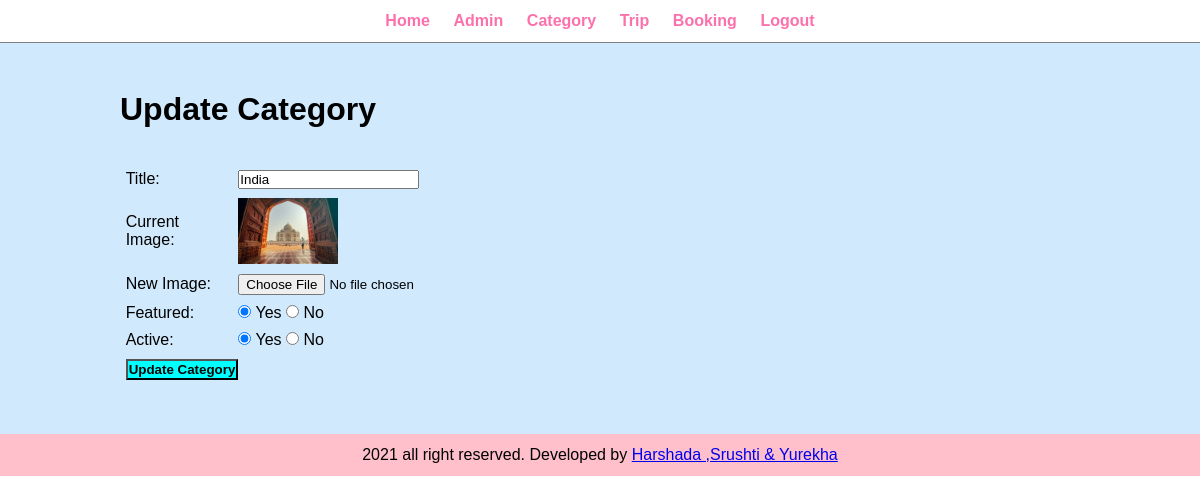
The page /admin/update-category.php?id=7 (signed in) on the database its author committed.
### tables this page shows
CREATE TABLE `tbl_category` (
  `id` int(10) UNSIGNED NOT NULL,
  `title` varchar(100) NOT NULL,
  `image_name` varchar(255) NOT NULL,
  `featured` varchar(10) NOT NULL,
  `active` varchar(10) NOT NULL
);

### admin/update-category.php (the view, shortened to what this page needs)
<?php include('partials/menu.php');?>
<div class="main-content">
    <div class="wrapper">
        <h1>Update Category</h1>
        <br><br>
        <?php
            if(isset($_GET['id']))
            {
                $id = $_GET['id'];
                $sql = "SELECT * FROM tbl_category WHERE id=$id";
                $res = mysqli_query($conn, $sql);
                $count = mysqli_num_rows($res);
                if($count==1)
                {
                    $row = mysqli_fetch_assoc($res);
                    $title = $row['title'];
                    $current_image = $row['image_name'];
                    $featured = $row['featured'];
                    $active = $row['active'];
                }
                else
                {
                    $_SESSION['no-category-found'] = "<div class='error'>Category Not Found.</div>";
                    header('location:'.SITEURL.'admin/manage-category.php');
                }
            }
            else
            {
                header('location:'.SITEURL.'admin/manage-category.php');
            }
        ?>
        <form action="" method="POST" enctype="multipart/form-data">
            <table class="tbl-30">
                <tr>
                    <td>Title:</td>
                    <td>
                        <input type="text" name="title" value="<?php echo $title; ?>">
                    </td>
                </tr>
                <tr>
                    <td>Current Image:</td>
                    <td>
                        <?php
                            if($current_image != "")
                            {
                                ?>
                                <img src="<?php echo SITEURL; ?>images/category/<?php echo $current_image; ?>" width="100px">
                                <?php
                            }
                            else
                            {
                                echo "<div class='error'>Image Not Added.</div>";
                            }
                        ?>
                    </td>
                </tr>
                <tr>
                    <td>New Image:</td>
                    <td>
                        <input type="file" name="image">
                    </td>
                </tr>
                <tr>
                    <td>Featured:</td>
                    <td>
                        <input <?php if($featured=="Yes"){echo "checked";} ?> type ="radio" name="featured" value="Yes"> Yes
                        <input <?php if($featured=="No"){echo "checked";} ?> type="radio" name="featured" value="No"> No
                    </td>
                </tr>
                <tr>
                    <td>Active:</td>
                    <td>
                        <input <?php if($active=="Yes"){echo "checked";} ?> type="radio" name="active" value="Yes"> Yes
                        <input <?php if($active=="No"){echo "checked";} ?> type="radio" name="active" value="No"> No
                    </td>
                </tr>
                <tr>
                    <td>
                        <input type="submit" name="submit" value="Update Category" class="btn-secondary">
                    </td>
                </tr>
            </table>
        </form>
    </div>
</div>
<?php include('partials/footer.php');?>

### css/admin.css (style rules this page uses)
* { margin: 0; padding: 0; font-family: Arial, Helvetica, sans-serif; }
.wrapper { padding: 1%; width: 80%; margin: 0 auto; }
.tbl-30 { width: 30%; }
table tr td { padding: 1%; }
.btn-secondary { background-color:aqua; padding: 1%; color: black; text-decoration: none; font-weight: bold; }
.main-content { background-color: rgb(209, 233, 252); padding: 3% 0; }

### rows shown on the page
tbl_category: title "India", image_name (picture), featured "☑", active "☑"
